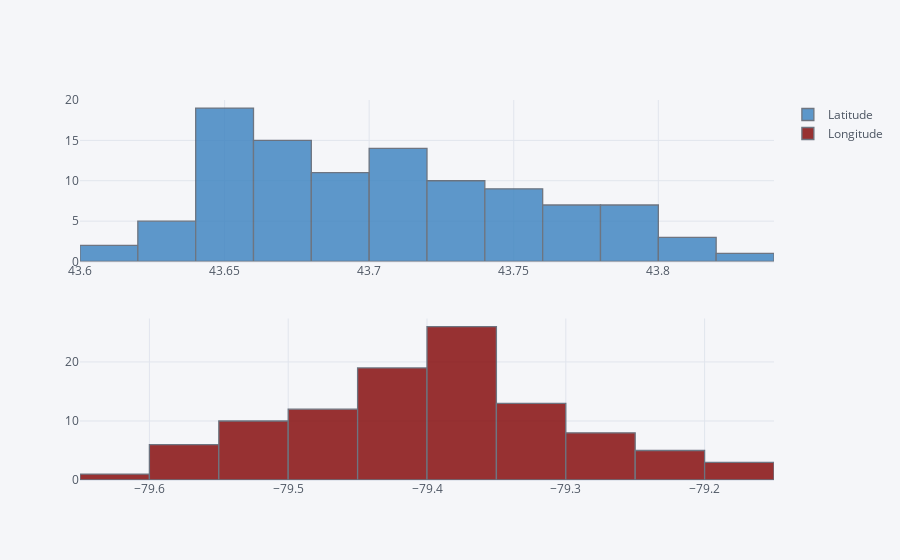

The notebook cell saved with this chart:
### Code cell
iplot(cf.subplots([TR['Latitude'].figure(kind='hist',color=notebook_colours[8]),
                   TR['Longitude'].figure(kind='hist',color=notebook_colours[6])],shape=(2,1)))

### Figure 1 — Plotly figure (JSON) as saved in the notebook; plotly's stock layout.template omitted (floating-point values rounded to 4 significant figures)
{"data": [{"histfunc": "count", "histnorm": "", "marker": {"color": "rgba(55, 128, 191, 1.0)", "line": {"color": "#4D5663", "width": 1.3}}, "name": "Latitude", "opacity": 0.8, "orientation": "v", "type": "histogram", "x": [43.75, 43.73, 43.65, 43.72, 43.66, 43.67, 43.81, 43.75, 43.71, 43.66, 43.71, 43.65, 43.78, 43.73, 43.7, 43.65, 43.69, 43.64, 43.76, 43.68, 43.64, 43.69, 43.77, 43.71, 43.66, 43.67, 43.77, 43.8, 43.75, 43.71, 43.65, 43.67, 43.74, 43.78, 43.77, 43.69, 43.64, 43.65, 43.73, 43.79, 43.74, 43.68, 43.65, 43.64, 43.71, 43.76, 43.74, 43.67, 43.65, 43.71, 43.76, 43.72, 43.79, 43.73, 43.66, 43.73, 43.69, 43.72, 43.69, 43.77, 43.76, 43.73, 43.71, 43.67, 43.71, 43.76, 43.75, 43.71, 43.7, 43.66, 43.7, 43.75, 43.78, 43.72, 43.67, 43.65, 43.64, 43.69, 43.79, 43.7, 43.66, 43.65, 43.78, 43.69, 43.65, 43.82, 43.69, 43.63, 43.61, 43.74, 43.8, 43.68, 43.65, 43.6, 43.71, 43.84, 43.67, 43.65, 43.65, 43.67, 43.66, 43.64, 43.63], "xaxis": "x", "yaxis": "y"}, {"histfunc": "count", "histnorm": "", "marker": {"color": "rgba(128, 0, 0, 1.0)", "line": {"color": "#4D5663", "width": 1.3}}, "name": "Longitude", "opacity": 0.8, "orientation": "v", "type": "histogram", "x": [-79.33, -79.32, -79.36, -79.46, -79.39, -79.53, -79.19, -79.35, -79.31, -79.38, -79.45, -79.55, -79.16, -79.34, -79.32, -79.38, -79.43, -79.58, -79.19, -79.29, -79.37, -79.45, -79.22, -79.36, -79.39, -79.42, -79.24, -79.36, -79.44, -79.35, -79.38, -79.44, -79.24, -79.35, -79.49, -79.34, -79.38, -79.42, -79.26, -79.39, -79.46, -79.35, -79.38, -79.43, -79.28, -79.37, -79.51, -79.32, -79.38, -79.49, -79.57, -79.24, -79.41, -79.5, -79.34, -79.42, -79.48, -79.53, -79.26, -79.41, -79.52, -79.39, -79.42, -79.49, -79.52, -79.27, -79.4, -79.39, -79.41, -79.46, -79.53, -79.3, -79.44, -79.41, -79.41, -79.46, -79.62, -79.55, -79.26, -79.39, -79.4, -79.48, -79.3, -79.38, -79.4, -79.28, -79.4, -79.39, -79.5, -79.59, -79.32, -79.38, -79.37, -79.54, -79.59, -79.21, -79.37, -79.38, -79.51, -79.38, -79.32, -79.5, -79.52], "xaxis": "x2", "yaxis": "y2"}], "layout": {"legend": {"bgcolor": "#F5F6F9", "font": {"color": "#4D5663"}}, "paper_bgcolor": "#F5F6F9", "plot_bgcolor": "#F5F6F9", "title": {"font": {"color": "#4D5663"}}, "xaxis": {"anchor": "y", "domain": [0, 1], "gridcolor": "#E1E5ED", "showgrid": true, "tickfont": {"color": "#4D5663"}, "title": {"font": {"color": "#4D5663"}, "text": ""}, "zerolinecolor": "#E1E5ED"}, "xaxis2": {"anchor": "y2", "domain": [0, 1], "gridcolor": "#E1E5ED", "showgrid": true, "tickfont": {"color": "#4D5663"}, "title": {"font": {"color": "#4D5663"}, "text": ""}, "zerolinecolor": "#E1E5ED"}, "yaxis": {"anchor": "x", "domain": [0.575, 1], "gridcolor": "#E1E5ED", "showgrid": true, "tickfont": {"color": "#4D5663"}, "title": {"font": {"color": "#4D5663"}, "text": ""}, "zerolinecolor": "#E1E5ED"}, "yaxis2": {"anchor": "x2", "domain": [0, 0.425], "gridcolor": "#E1E5ED", "showgrid": true, "tickfont": {"color": "#4D5663"}, "title": {"font": {"color": "#4D5663"}, "text": ""}, "zerolinecolor": "#E1E5ED"}}}
